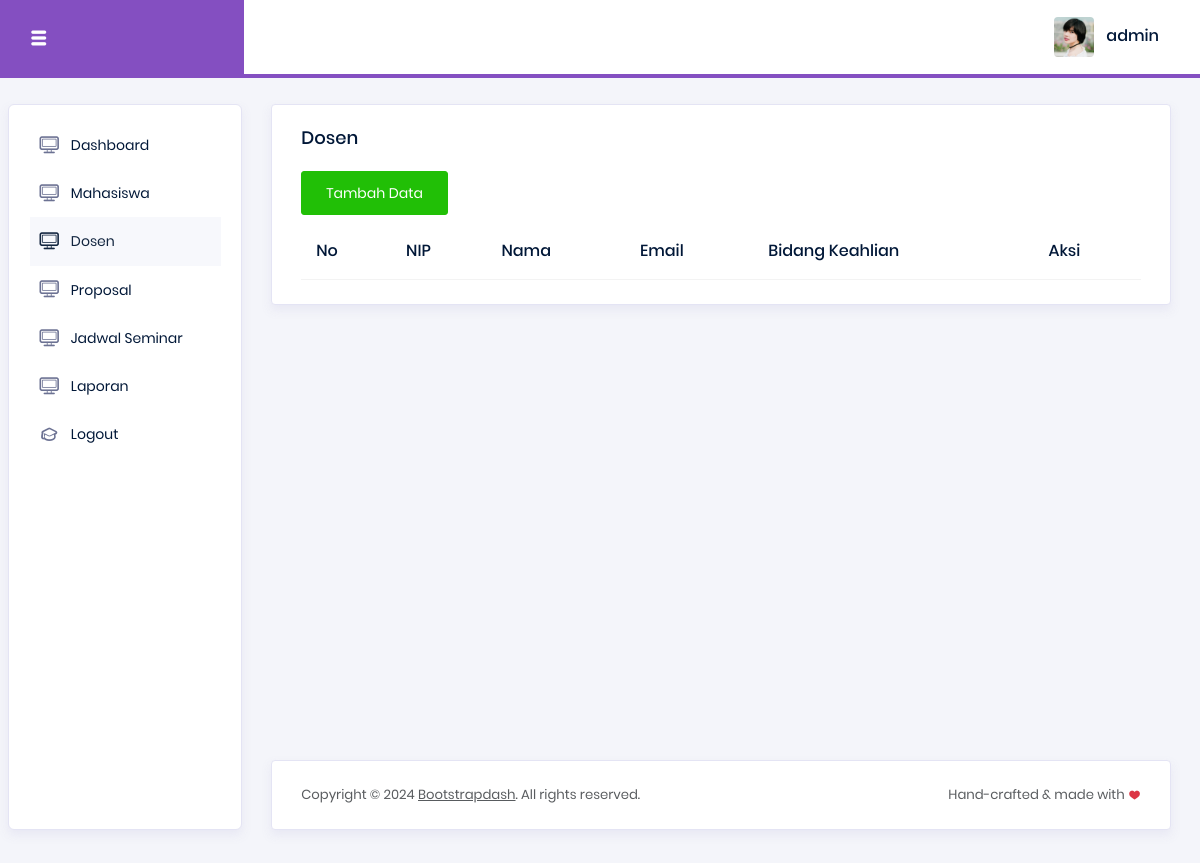
The app's page /admin/dosen.php (signed in), older data.
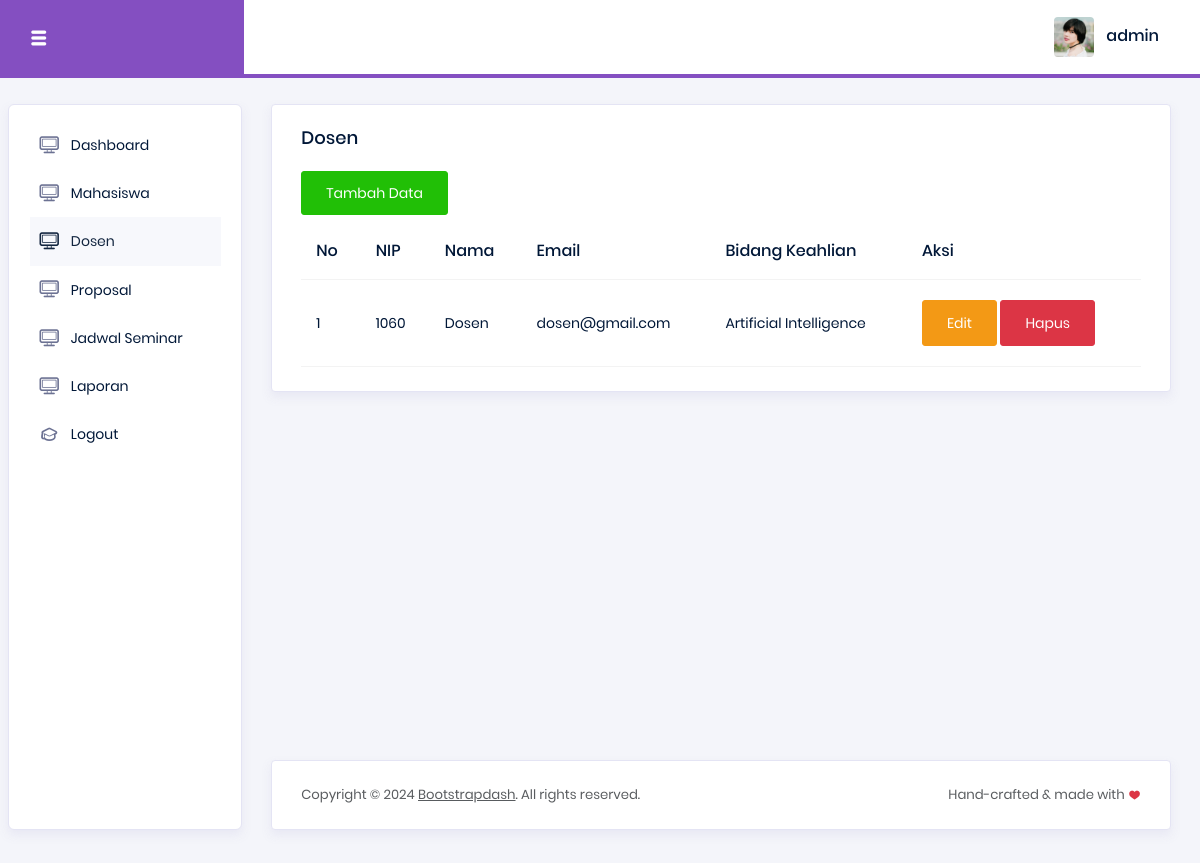
The same page, newer data.
### tables this page shows
CREATE TABLE `dosen` (
  `nip` varchar(20) NOT NULL,
  `nama` varchar(100) NOT NULL,
  `email` varchar(100) NOT NULL,
  `bidang_keahlian` text DEFAULT NULL,
  `password` varchar(255) NOT NULL
);

### admin/dosen.php (the view, shortened to what this page needs)
<?php
include '../koneksi.php';
?>
<!DOCTYPE html>
<html lang="en">
<head>
  <link rel="stylesheet" href="../assets/vendors/typicons/typicons.css">
  <link rel="stylesheet" href="../assets/vendors/css/vendor.bundle.base.css">
  <link rel="stylesheet" href="../assets/css/style.css">
</head>
<body>
  <div class="container-scroller">
    <nav class="navbar col-lg-12 col-12 p-0 fixed-top d-flex flex-row">
      <div class="navbar-brand-wrapper d-flex justify-content-center">
        <div class="navbar-brand-inner-wrapper d-flex justify-content-between align-items-center w-100">
          <button class="navbar-toggler navbar-toggler align-self-center" type="button" data-toggle="minimize">
            <span class="typcn typcn-th-menu"></span>
          </button>
        </div>
      </div>
      <div class="navbar-menu-wrapper d-flex align-items-center justify-content-end">
        <ul class="navbar-nav me-lg-2">
          <li class="nav-item nav-profile dropdown">
            <a class="nav-link" href="#" data-bs-toggle="dropdown" id="profileDropdown">
              <img src="../assets/images/faces/face5.jpg" alt="profile"/>
              <span class="nav-profile-name"><?= $_SESSION['nama_admin'] ?></span>
            </a>
          </li>
        </ul>
      </div>
    </nav>
    <div class="container-fluid page-body-wrapper">
      <nav class="sidebar sidebar-offcanvas" id="sidebar">
        <ul class="nav">
          <li class="nav-item">
            <a class="nav-link" href="index.php">
              <i class="typcn typcn-device-desktop menu-icon"></i>
              <span class="menu-title">Dashboard</span>
            </a>
          </li>
          <li class="nav-item">
            <a class="nav-link" href="mahasiswa.php">
              <i class="typcn typcn-device-desktop menu-icon"></i>
              <span class="menu-title">Mahasiswa</span>
            </a>
          </li>
          <li class="nav-item">
            <a class="nav-link" href="dosen.php">
              <i class="typcn typcn-device-desktop menu-icon"></i>
              <span class="menu-title">Dosen</span>
            </a>
          </li>
          <li class="nav-item">
            <a class="nav-link" href="proposal.php">
              <i class="typcn typcn-device-desktop menu-icon"></i>
              <span class="menu-title">Proposal</span>
            </a>
          </li>
          <li class="nav-item">
            <a class="nav-link" href="jadwal.php">
              <i class="typcn typcn-device-desktop menu-icon"></i>
              <span class="menu-title">Jadwal Seminar</span>
            </a>
          </li>
          <li class="nav-item">
            <a class="nav-link" href="laporan.php">
              <i class="typcn typcn-device-desktop menu-icon"></i>
              <span class="menu-title">Laporan</span>
            </a>
          </li>
          <li class="nav-item">
            <a class="nav-link" href="logout.php">
              <i class="typcn typcn-mortar-board menu-icon"></i>
              <span class="menu-title">Logout</span>
            </a>
          </li>
        </ul>
      </nav>
      <div class="main-panel">
        <div class="content-wrapper">
            <div class="row">
            <div class="col-lg-12 grid-margin stretch-card">
                <div class="card">
                <div class="card-body">
                    <h4 class="card-title">Dosen</h4>
                    <a class="btn btn-success mb-2" href="tambahdosen.php">Tambah Data</a>
                    <div class="table-responsive">
                    <table class="table">
                        <thead>
                        <tr>
                            <th>No</th>
                            <th>NIP</th>
                            <th>Nama</th>
                            <th>Email</th>
                            <th>Bidang Keahlian</th>
                            <th>Aksi</th>
                        </tr>
                        </thead>
                        <tbody>
                        <?php
                            $no = 1;
                            $tampil = mysqli_query($koneksi, "SELECT * FROM dosen ORDER BY nip ASC");
                            while($data = mysqli_fetch_array($tampil)):
                        ?>
                        <tr>
                            <td><?= $no++ ?></td>
                            <td><?= $data['nip'] ?></td>
                            <td><?= $data['nama'] ?></td>
                            <td><?= $data['email'] ?></td>
                            <td><?= $data['bidang_keahlian'] ?></td>
                            <td>
                            <a class="btn btn-warning" href="editdosen.php?hal=edit&nip=<?= $data['nip'] ?>">
                                <i class="fas fa-edit"></i> Edit
                            </a>
                            <a class="btn btn-danger" href="dosen.php?hal=hapus&nip=<?= $data['nip'] ?>"
                                onclick="return confirm('Apakah Anda yakin ingin menghapus data dosen ini?')">
                                <i class="fas fa-trash"></i> Hapus
                            </a>
                            </td>
                        </tr>
                        <?php
                            endwhile;
                        ?>
                        </tbody>
                    </table>
                    </div>
                </div>
                </div>
            </div>
            </div>
        </div>
        <footer class="footer">
            <div class="card">
            <div class="card-body">
                <div class="d-sm-flex justify-content-center justify-content-sm-between">
                <span class="text-muted text-center text-sm-left d-block d-sm-inline-block">Copyright © 2024 <a href="https://www.bootstrapdash.com/" class="text-muted" target="_blank">Bootstrapdash</a>. All rights reserved.</span>
                <span class="float-none float-sm-right d-block mt-1 mt-sm-0 text-center text-muted">Hand-crafted & made with <i class="typcn typcn-heart-full-outline text-danger"></i></span>
                </div>
            </div>
            </div>
        </footer>
      </div>
    </div>
  </div>
</body>
</html>

Row changes from the older to the newer data that the page shows:
added dosen: nip "1060", nama "Dosen", email "dosen@gmail.com", bidang_keahlian "Artificial Intelligence"
